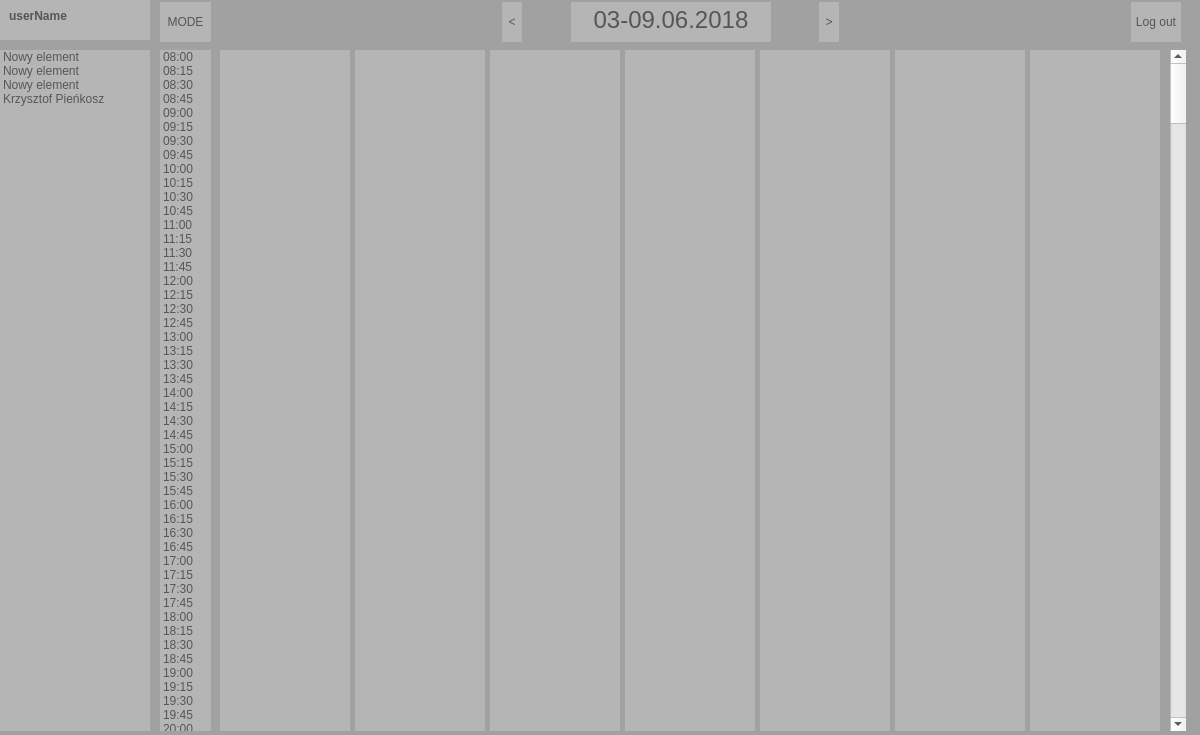
<?xml version="1.0" encoding="UTF-8"?>
<ui version="4.0">
 <class>WeekView</class>
 <widget class="QDialog" name="WeekView">
  <property name="geometry">
   <rect>
    <x>0</x>
    <y>0</y>
    <width>1200</width>
    <height>735</height>
   </rect>
  </property>
  <property name="windowTitle">
   <string>Dialog</string>
  </property>
  <property name="styleSheet">
   <string notr="true">QDialog{
background-color: #a1a1a1;
}
QListWidget{
background-color:#b5b5b5;
border: 0px;
color: #555753;

}
QPlainTextEdit{
background-color:#b5b5b5;
border: 0px;
color: #555753;
padding: 5px
}

QTextEdit{
background-color:#b5b5b5;
border: 0px;
color: #555753;
vertical-align: middle;
}

QPushButton{
background-color: #b5b5b5;
border: 0px;
color: #555753;
}

QHBoxLayout{
border: 0px;
color: #555753;
}</string>
  </property>
  <widget class="QPlainTextEdit" name="userName">
   <property name="geometry">
    <rect>
     <x>0</x>
     <y>0</y>
     <width>150</width>
     <height>40</height>
    </rect>
   </property>
   <property name="font">
    <font>
     <weight>75</weight>
     <bold>true</bold>
    </font>
   </property>
   <property name="readOnly">
    <bool>true</bool>
   </property>
   <property name="plainText">
    <string>userName</string>
   </property>
  </widget>
  <widget class="QListWidget" name="lecturers">
   <property name="geometry">
    <rect>
     <x>0</x>
     <y>50</y>
     <width>150</width>
     <height>681</height>
    </rect>
   </property>
   <property name="minimumSize">
    <size>
     <width>150</width>
     <height>0</height>
    </size>
   </property>
   <item>
    <property name="text">
     <string>Nowy element</string>
    </property>
   </item>
   <item>
    <property name="text">
     <string>Nowy element</string>
    </property>
   </item>
   <item>
    <property name="text">
     <string>Nowy element</string>
    </property>
   </item>
   <item>
    <property name="text">
     <string>Krzysztof Pieńkosz</string>
    </property>
   </item>
  </widget>
  <widget class="QWidget" name="horizontalLayoutWidget">
   <property name="geometry">
    <rect>
     <x>160</x>
     <y>0</y>
     <width>1021</width>
     <height>44</height>
    </rect>
   </property>
   <layout class="QHBoxLayout" name="header">
    <item alignment="Qt::AlignLeft">
     <widget class="QPushButton" name="modeButton">
      <property name="minimumSize">
       <size>
        <width>51</width>
        <height>40</height>
       </size>
      </property>
      <property name="maximumSize">
       <size>
        <width>51</width>
        <height>40</height>
       </size>
      </property>
      <property name="text">
       <string>MODE</string>
      </property>
     </widget>
    </item>
    <item>
     <layout class="QHBoxLayout" name="dateHeader">
      <item alignment="Qt::AlignLeft">
       <widget class="QPushButton" name="backButton">
        <property name="minimumSize">
         <size>
          <width>20</width>
          <height>40</height>
         </size>
        </property>
        <property name="maximumSize">
         <size>
          <width>10</width>
          <height>40</height>
         </size>
        </property>
        <property name="text">
         <string>&lt;</string>
        </property>
       </widget>
      </item>
      <item alignment="Qt::AlignHCenter">
       <widget class="QTextEdit" name="dateRange">
        <property name="minimumSize">
         <size>
          <width>200</width>
          <height>40</height>
         </size>
        </property>
        <property name="maximumSize">
         <size>
          <width>200</width>
          <height>40</height>
         </size>
        </property>
        <property name="font">
         <font>
          <pointsize>20</pointsize>
          <weight>50</weight>
          <bold>false</bold>
         </font>
        </property>
        <property name="readOnly">
         <bool>true</bool>
        </property>
        <property name="html">
         <string>&lt;!DOCTYPE HTML PUBLIC &quot;-//W3C//DTD HTML 4.0//EN&quot; &quot;http://www.w3.org/TR/REC-html40/strict.dtd&quot;&gt;
&lt;html&gt;&lt;head&gt;&lt;meta name=&quot;qrichtext&quot; content=&quot;1&quot; /&gt;&lt;style type=&quot;text/css&quot;&gt;
p, li { white-space: pre-wrap; }
&lt;/style&gt;&lt;/head&gt;&lt;body style=&quot; font-family:'Sans Serif'; font-size:20pt; font-weight:400; font-style:normal;&quot;&gt;
&lt;p align=&quot;center&quot; dir='rtl' style=&quot; margin-top:15px; margin-bottom:0px; margin-left:0px; margin-right:0px; -qt-block-indent:0; text-indent:0px;&quot;&gt;&lt;span style=&quot; font-size:18pt;&quot;&gt;03-09.06.2018&lt;/span&gt;&lt;/p&gt;&lt;/body&gt;&lt;/html&gt;</string>
        </property>
       </widget>
      </item>
      <item alignment="Qt::AlignRight">
       <widget class="QPushButton" name="forwardButton">
        <property name="minimumSize">
         <size>
          <width>20</width>
          <height>40</height>
         </size>
        </property>
        <property name="maximumSize">
         <size>
          <width>20</width>
          <height>40</height>
         </size>
        </property>
        <property name="text">
         <string>&gt;</string>
        </property>
       </widget>
      </item>
     </layout>
    </item>
    <item alignment="Qt::AlignRight">
     <widget class="QPushButton" name="logoutButton">
      <property name="minimumSize">
       <size>
        <width>50</width>
        <height>40</height>
       </size>
      </property>
      <property name="maximumSize">
       <size>
        <width>50</width>
        <height>40</height>
       </size>
      </property>
      <property name="text">
       <string>Log out</string>
      </property>
     </widget>
    </item>
   </layout>
  </widget>
  <widget class="QListWidget" name="d1_2">
   <property name="geometry">
    <rect>
     <x>160</x>
     <y>50</y>
     <width>51</width>
     <height>681</height>
    </rect>
   </property>
   <property name="minimumSize">
    <size>
     <width>50</width>
     <height>0</height>
    </size>
   </property>
   <property name="verticalScrollBarPolicy">
    <enum>Qt::ScrollBarAlwaysOff</enum>
   </property>
   <property name="horizontalScrollBarPolicy">
    <enum>Qt::ScrollBarAlwaysOff</enum>
   </property>
   <property name="autoScroll">
    <bool>false</bool>
   </property>
   <property name="verticalScrollMode">
    <enum>QAbstractItemView::ScrollPerPixel</enum>
   </property>
   <item>
    <property name="text">
     <string>08:00</string>
    </property>
   </item>
   <item>
    <property name="text">
     <string>08:15</string>
    </property>
   </item>
   <item>
    <property name="text">
     <string>08:30</string>
    </property>
   </item>
   <item>
    <property name="text">
     <string>08:45</string>
    </property>
   </item>
   <item>
    <property name="text">
     <string>09:00</string>
    </property>
   </item>
   <item>
    <property name="text">
     <string>09:15</string>
    </property>
   </item>
   <item>
    <property name="text">
     <string>09:30</string>
    </property>
   </item>
   <item>
    <property name="text">
     <string>09:45</string>
    </property>
   </item>
   <item>
    <property name="text">
     <string>10:00</string>
    </property>
   </item>
   <item>
    <property name="text">
     <string>10:15</string>
    </property>
   </item>
   <item>
    <property name="text">
     <string>10:30</string>
    </property>
   </item>
   <item>
    <property name="text">
     <string>10:45</string>
    </property>
   </item>
   <item>
    <property name="text">
     <string>11:00</string>
    </property>
   </item>
   <item>
    <property name="text">
     <string>11:15</string>
    </property>
   </item>
   <item>
    <property name="text">
     <string>11:30</string>
    </property>
   </item>
   <item>
    <property name="text">
     <string>11:45</string>
    </property>
   </item>
   <item>
    <property name="text">
     <string>12:00</string>
    </property>
   </item>
   <item>
    <property name="text">
     <string>12:15</string>
    </property>
   </item>
   <item>
    <property name="text">
     <string>12:30</string>
    </property>
   </item>
   <item>
    <property name="text">
     <string>12:45</string>
    </property>
   </item>
   <item>
    <property name="text">
     <string>13:00</string>
    </property>
   </item>
   <item>
    <property name="text">
     <string>13:15</string>
    </property>
   </item>
   <item>
    <property name="text">
     <string>13:30</string>
    </property>
   </item>
   <item>
    <property name="text">
     <string>13:45</string>
    </property>
   </item>
   <item>
    <property name="text">
     <string>14:00</string>
    </property>
   </item>
   <item>
    <property name="text">
     <string>14:15</string>
    </property>
   </item>
   <item>
    <property name="text">
     <string>14:30</string>
    </property>
   </item>
   <item>
    <property name="text">
     <string>14:45</string>
    </property>
   </item>
   <item>
    <property name="text">
     <string>15:00</string>
    </property>
   </item>
   <item>
    <property name="text">
     <string>15:15</string>
    </property>
   </item>
   <item>
    <property name="text">
     <string>15:30</string>
    </property>
   </item>
   <item>
    <property name="text">
     <string>15:45</string>
    </property>
   </item>
   <item>
    <property name="text">
     <string>16:00</string>
    </property>
   </item>
   <item>
    <property name="text">
     <string>16:15</string>
    </property>
   </item>
   <item>
    <property name="text">
     <string>16:30</string>
    </property>
   </item>
   <item>
    <property name="text">
     <string>16:45</string>
    </property>
   </item>
   <item>
    <property name="text">
     <string>17:00</string>
    </property>
   </item>
   <item>
    <property name="text">
     <string>17:15</string>
    </property>
   </item>
   <item>
    <property name="text">
     <string>17:30</string>
    </property>
   </item>
   <item>
    <property name="text">
     <string>17:45</string>
    </property>
   </item>
   <item>
    <property name="text">
     <string>18:00</string>
    </property>
   </item>
   <item>
    <property name="text">
     <string>18:15</string>
    </property>
   </item>
   <item>
    <property name="text">
     <string>18:30</string>
    </property>
   </item>
   <item>
    <property name="text">
     <string>18:45</string>
    </property>
   </item>
   <item>
    <property name="text">
     <string>19:00</string>
    </property>
   </item>
   <item>
    <property name="text">
     <string>19:15</string>
    </property>
   </item>
   <item>
    <property name="text">
     <string>19:30</string>
    </property>
   </item>
   <item>
    <property name="text">
     <string>19:45</string>
    </property>
   </item>
   <item>
    <property name="text">
     <string>20:00</string>
    </property>
   </item>
  </widget>
  <widget class="QListWidget" name="d2_2">
   <property name="geometry">
    <rect>
     <x>220</x>
     <y>50</y>
     <width>130</width>
     <height>681</height>
    </rect>
   </property>
   <property name="minimumSize">
    <size>
     <width>130</width>
     <height>0</height>
    </size>
   </property>
   <property name="autoScroll">
    <bool>false</bool>
   </property>
  </widget>
  <widget class="QListWidget" name="d3">
   <property name="geometry">
    <rect>
     <x>355</x>
     <y>50</y>
     <width>130</width>
     <height>681</height>
    </rect>
   </property>
   <property name="minimumSize">
    <size>
     <width>130</width>
     <height>0</height>
    </size>
   </property>
  </widget>
  <widget class="QListWidget" name="d2">
   <property name="geometry">
    <rect>
     <x>490</x>
     <y>50</y>
     <width>130</width>
     <height>681</height>
    </rect>
   </property>
   <property name="minimumSize">
    <size>
     <width>130</width>
     <height>0</height>
    </size>
   </property>
  </widget>
  <widget class="QListWidget" name="d4">
   <property name="geometry">
    <rect>
     <x>625</x>
     <y>50</y>
     <width>130</width>
     <height>681</height>
    </rect>
   </property>
   <property name="minimumSize">
    <size>
     <width>130</width>
     <height>0</height>
    </size>
   </property>
  </widget>
  <widget class="QListWidget" name="d5">
   <property name="geometry">
    <rect>
     <x>760</x>
     <y>50</y>
     <width>130</width>
     <height>681</height>
    </rect>
   </property>
   <property name="minimumSize">
    <size>
     <width>130</width>
     <height>0</height>
    </size>
   </property>
  </widget>
  <widget class="QListWidget" name="d6">
   <property name="geometry">
    <rect>
     <x>895</x>
     <y>50</y>
     <width>130</width>
     <height>681</height>
    </rect>
   </property>
   <property name="minimumSize">
    <size>
     <width>130</width>
     <height>0</height>
    </size>
   </property>
  </widget>
  <widget class="QListWidget" name="d7">
   <property name="geometry">
    <rect>
     <x>1030</x>
     <y>50</y>
     <width>130</width>
     <height>681</height>
    </rect>
   </property>
   <property name="minimumSize">
    <size>
     <width>130</width>
     <height>0</height>
    </size>
   </property>
  </widget>
  <widget class="QScrollBar" name="verticalScrollBar">
   <property name="geometry">
    <rect>
     <x>1170</x>
     <y>50</y>
     <width>16</width>
     <height>681</height>
    </rect>
   </property>
   <property name="orientation">
    <enum>Qt::Vertical</enum>
   </property>
  </widget>
 </widget>
 <resources/>
 <connections/>
</ui>
